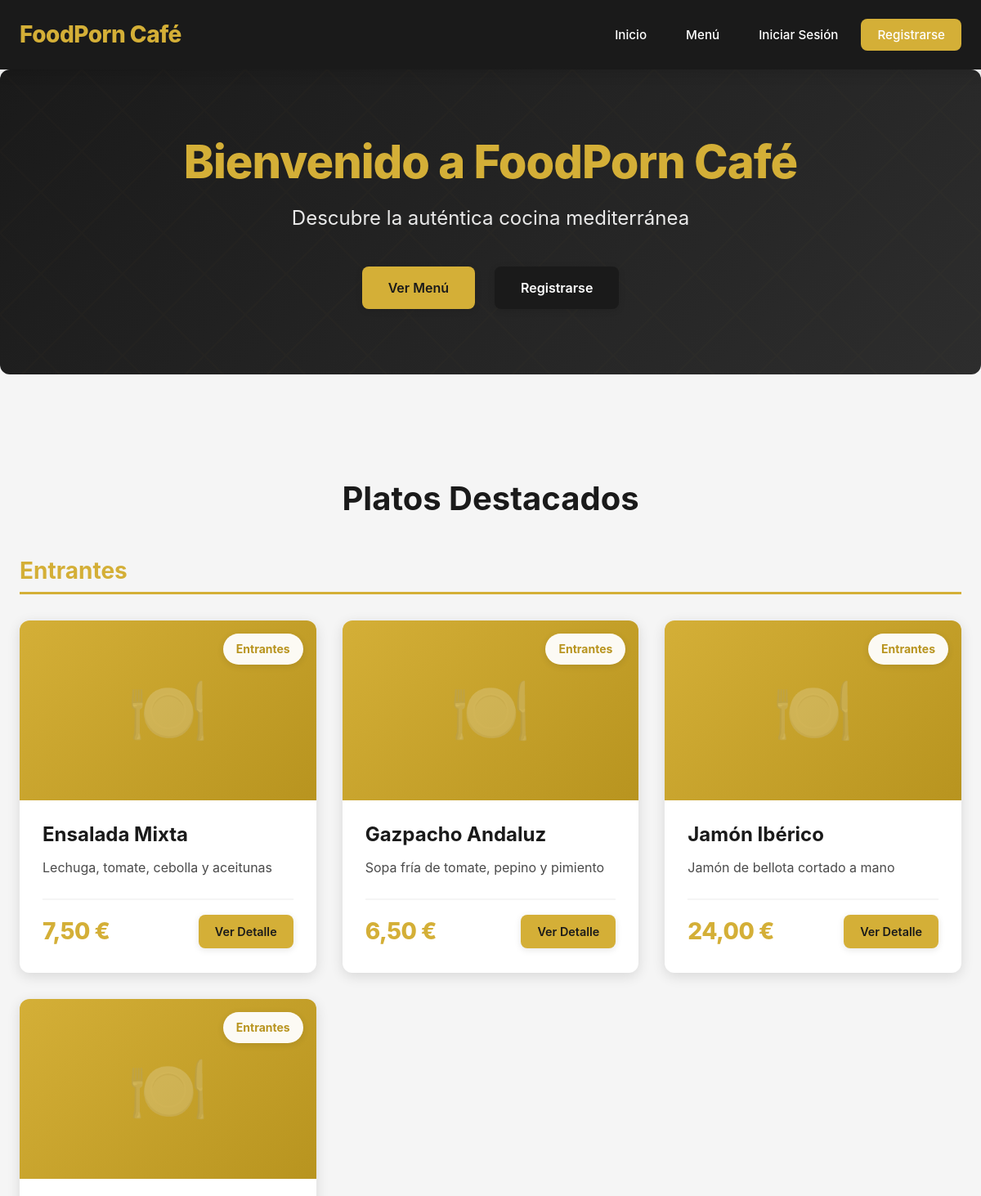
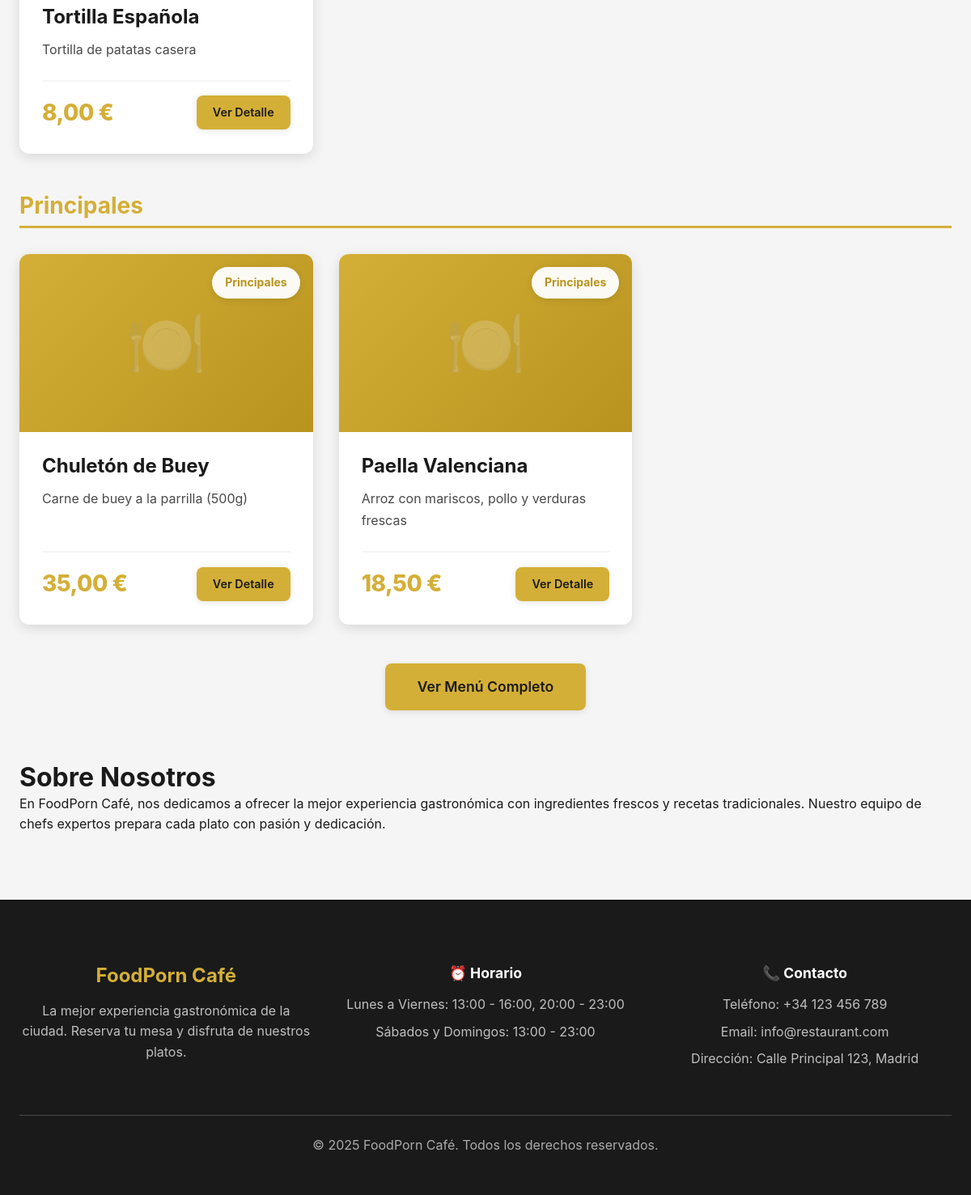
The page / on the database its author committed (2 pictures, top to bottom).
### tables this page shows
CREATE TABLE IF NOT EXISTS platos (
    id INT AUTO_INCREMENT PRIMARY KEY,
    nombre VARCHAR(150) NOT NULL,
    descripcion TEXT,
    precio DECIMAL(10, 2) NOT NULL,
    categoria VARCHAR(50),
    imagen VARCHAR(255),
    activo BOOLEAN DEFAULT TRUE,
    es_menu_dia BOOLEAN DEFAULT FALSE,
    fecha_creacion TIMESTAMP DEFAULT CURRENT_TIMESTAMP,
    INDEX idx_categoria (categoria),
    INDEX idx_activo (activo),
    INDEX idx_menu_dia (es_menu_dia)
);

### src/controllers/HomeController.php (called while the page is built)
<?php
class HomeController {
    public function index() {
        $platoModel = new Plato();
        $platosDestacados = $platoModel->obtenerActivos(6, 0);
        require_once SRC_PATH . '/views/home/index.php';
    }
}

### public/index.php (called while the page is built, shortened)
<?php
require_once SRC_PATH . '/config/database.php';
require_once SRC_PATH . '/utils/helpers.php';
require_once SRC_PATH . '/models/Plato.php';
require_once SRC_PATH . '/controllers/HomeController.php';
require_once SRC_PATH . '/routes/web.php';
$uri = $_SERVER['REQUEST_URI'];
handleRoute($uri);

### src/utils/helpers.php (called while the page is built, shortened)
<?php
function isAuthenticated() {
    return isset($_SESSION['usuario_id']);
}
function formatearPrecio($precio) {
    return number_format($precio, 2, ',', '.') . ' €';
}

### src/config/database.php (called while the page is built, shortened)
<?php
class Database {
    private static $instance = null;
    private $connection;
    private function __construct() {
        $host = $_ENV['DB_HOST'] ?? 'mysql';
        $dbname = $_ENV['DB_NAME'] ?? 'restaurant_db';
        $username = $_ENV['DB_USER'] ?? 'restaurant_user';
        $password = $_ENV['DB_PASSWORD'] ?? 'restaurant_pass123';
        try {
            $dsn = "mysql:host=$host;dbname=$dbname;charset=utf8mb4";
            $options = [
                PDO::ATTR_ERRMODE => PDO::ERRMODE_EXCEPTION,
                PDO::ATTR_DEFAULT_FETCH_MODE => PDO::FETCH_ASSOC,
                PDO::ATTR_EMULATE_PREPARES => false,
                PDO::MYSQL_ATTR_INIT_COMMAND => "SET NAMES utf8mb4 COLLATE utf8mb4_unicode_ci"
            ];
            $this->connection = new PDO($dsn, $username, $password, $options);
        } catch (PDOException $e) {
            die("Error de conexión a la base de datos: " . $e->getMessage());
        }
    }
    public static function getInstance() {
        if (self::$instance === null) {
            self::$instance = new self();
        }
        return self::$instance;
    }
    public function getConnection() {
        return $this->connection;
    }
}

### src/models/Plato.php (called while the page is built, shortened)
<?php
class Plato {
    private $db;
    public function __construct() {
        $this->db = Database::getInstance()->getConnection();
    }
    public function obtenerActivos($limite = 10, $offset = 0, $categoria = null) {
        $ordenCategorias = "CASE
            WHEN categoria = 'Entrantes' THEN 1
            WHEN categoria = 'Principales' THEN 2
            WHEN categoria = 'Postres' THEN 3
            ELSE 4
        END";
        if ($categoria) {
            $sql = "SELECT * FROM platos WHERE activo = TRUE AND categoria = :categoria
                    ORDER BY nombre LIMIT :limite OFFSET :offset";
            $stmt = $this->db->prepare($sql);
            $stmt->bindValue(':categoria', $categoria, PDO::PARAM_STR);
        } else {
            $sql = "SELECT * FROM platos WHERE activo = TRUE ORDER BY $ordenCategorias, nombre LIMIT :limite OFFSET :offset";
            $stmt = $this->db->prepare($sql);
        }
        $stmt->bindValue(':limite', $limite, PDO::PARAM_INT);
        $stmt->bindValue(':offset', $offset, PDO::PARAM_INT);
        $stmt->execute();
        return $stmt->fetchAll();
    }
}

### src/views/home/index.php (the view, shortened to what this page needs)
<?php
include SRC_PATH . '/views/layout/header.php';
?>
<section class="hero">
    <div class="container">
        <h1>Bienvenido a <?php echo APP_NAME; ?></h1>
        <p class="hero-subtitle">Descubre la auténtica cocina mediterránea</p>
        <div class="hero-buttons">
            <a href="<?php echo APP_URL; ?>/menu" class="btn btn-primary">Ver Menú</a>
            <?php if (isAuthenticated()): ?>
                <a href="<?php echo APP_URL; ?>/reservas/nueva" class="btn btn-secondary">Hacer Reserva</a>
            <?php else: ?>
                <a href="<?php echo APP_URL; ?>/registro" class="btn btn-secondary">Registrarse</a>
            <?php endif; ?>
        </div>
    </div>
</section>
<section class="featured-dishes">
    <div class="container">
        <h2 style="text-align: center; font-size: 2.5rem; margin-bottom: 3rem; color: var(--text-primary);">Platos Destacados</h2>
        <?php
        $platosPorCategoria = [];
        foreach ($platosDestacados as $plato) {
            $categoria = $plato['categoria'];
            if (!isset($platosPorCategoria[$categoria])) {
                $platosPorCategoria[$categoria] = [];
            }
            $platosPorCategoria[$categoria][] = $plato;
        }
        $ordenCategorias = ['Entrantes', 'Principales', 'Postres'];
        foreach ($ordenCategorias as $categoria):
            if (!isset($platosPorCategoria[$categoria])) continue;
        ?>
            <div class="categoria-section" style="margin-bottom: 3rem;">
                <h3 style="font-size: 1.75rem; color: var(--primary-color); margin-bottom: 1.5rem; padding-bottom: 0.5rem; border-bottom: 3px solid var(--primary-color);">
                    <?php echo htmlspecialchars($categoria, ENT_QUOTES, 'UTF-8'); ?>
                </h3>
                <div class="dishes-grid">
                    <?php foreach ($platosPorCategoria[$categoria] as $plato): ?>
                        <div class="dish-card-modern">
                            <div class="dish-image-modern">
                                <span class="dish-category-badge"><?php echo htmlspecialchars($plato['categoria'], ENT_QUOTES, 'UTF-8'); ?></span>
                            </div>
                            <div class="dish-content">
                                <h4 class="dish-title"><?php echo htmlspecialchars($plato['nombre'], ENT_QUOTES, 'UTF-8'); ?></h4>
                                <p class="dish-description"><?php echo htmlspecialchars($plato['descripcion'], ENT_QUOTES, 'UTF-8'); ?></p>
                                <div class="dish-footer-modern">
                                    <span class="price-modern"><?php echo formatearPrecio($plato['precio']); ?></span>
                                    <a href="<?php echo APP_URL; ?>/menu/<?php echo $plato['id']; ?>" class="btn btn-small btn-primary">Ver Detalle</a>
                                </div>
                            </div>
                        </div>
                    <?php endforeach; ?>
                </div>
            </div>
        <?php endforeach; ?>
        <div style="text-align: center; margin-top: 3rem;">
            <a href="<?php echo APP_URL; ?>/menu" class="btn btn-primary" style="padding: 1rem 2.5rem; font-size: 1.1rem;">Ver Menú Completo</a>
        </div>
    </div>
</section>
<section class="about">
    <div class="container">
        <h2>Sobre Nosotros</h2>
        <p>En <?php echo APP_NAME; ?>, nos dedicamos a ofrecer la mejor experiencia gastronómica con ingredientes frescos y recetas tradicionales. Nuestro equipo de chefs expertos prepara cada plato con pasión y dedicación.</p>
    </div>
</section>
<?php include SRC_PATH . '/views/layout/footer.php'; ?>

### src/routes/web.php (shortened to what this page needs)
<?php
function handleRoute($uri) {
    $uri = strtok($uri, '?');
    $uri = rtrim($uri, '/');
    if ($uri === '') {
        $uri = '/';
    }
    if ($uri === '/' || $uri === '') {
        $controller = new HomeController();
        $controller->index();
        return;
    }
}

### src/views/layout/header.php (shortened to what this page needs)
<!DOCTYPE html>
<html lang="es">
<head>
    <link rel="stylesheet" href="<?php echo APP_URL; ?>/css/styles.css">
</head>
<body>
    <nav class="navbar">
        <div class="container">
            <a href="<?php echo APP_URL; ?>/" class="logo"><?php echo APP_NAME; ?></a>
            <ul class="nav-menu">
                <li><a href="<?php echo APP_URL; ?>/">Inicio</a></li>
                <li><a href="<?php echo APP_URL; ?>/menu">Menú</a></li>
                <?php if (isAuthenticated()): ?>
                    <li><a href="<?php echo APP_URL; ?>/reservas/nueva">Nueva Reserva</a></li>
                    <li><a href="<?php echo APP_URL; ?>/reservas/mis-reservas">Mis Reservas</a></li>
                    <?php if (isAdmin()): ?>
                        <li><a href="<?php echo APP_URL; ?>/admin">Panel Admin</a></li>
                    <?php endif; ?>
                    <li class="user-menu">
                        <span>Hola, <?php echo htmlspecialchars($_SESSION['usuario_nombre']); ?></span>
                        <a href="<?php echo APP_URL; ?>/logout" class="btn-logout">Cerrar Sesión</a>
                    </li>
                <?php else: ?>
                    <li><a href="<?php echo APP_URL; ?>/login">Iniciar Sesión</a></li>
                    <li><a href="<?php echo APP_URL; ?>/registro" class="btn-primary">Registrarse</a></li>
                <?php endif; ?>
            </ul>
        </div>
    </nav>
    <main class="main-content">

### src/views/layout/footer.php
</main>
<footer>
    <div class="container" style="max-width: 1400px;">
        <div style="display: grid; grid-template-columns: repeat(auto-fit, minmax(250px, 1fr)); gap: 2rem; padding: 2rem 0;">
            <div>
                <h3 style="color: var(--primary-color); margin-bottom: 1rem; font-size: 1.5rem;"><?php echo APP_NAME; ?></h3>
                <p style="color: rgba(255, 255, 255, 0.8); line-height: 1.6;">La mejor experiencia gastronómica de la ciudad. Reserva tu mesa y disfruta de nuestros platos.</p>
            </div>
            <div>
                <h4 style="color: white; margin-bottom: 1rem; font-size: 1.1rem;">⏰ Horario</h4>
                <p style="color: rgba(255, 255, 255, 0.8); margin: 0.5rem 0;">Lunes a Viernes: 13:00 - 16:00, 20:00 - 23:00</p>
                <p style="color: rgba(255, 255, 255, 0.8); margin: 0.5rem 0;">Sábados y Domingos: 13:00 - 23:00</p>
            </div>
            <div>
                <h4 style="color: white; margin-bottom: 1rem; font-size: 1.1rem;">📞 Contacto</h4>
                <p style="color: rgba(255, 255, 255, 0.8); margin: 0.5rem 0;">Teléfono: +34 123 456 789</p>
                <p style="color: rgba(255, 255, 255, 0.8); margin: 0.5rem 0;">Email: info@restaurant.com</p>
                <p style="color: rgba(255, 255, 255, 0.8); margin: 0.5rem 0;">Dirección: Calle Principal 123, Madrid</p>
            </div>
        </div>
        <div style="border-top: 1px solid rgba(255, 255, 255, 0.2); padding-top: 1.5rem; margin-top: 1rem;">
            <p style="color: rgba(255, 255, 255, 0.7); margin: 0;">&copy; <?php echo date('Y'); ?> <?php echo APP_NAME; ?>. Todos los derechos reservados.</p>
        </div>
    </div>
</footer>
</body>
</html>

### rows shown on the page
platos: categoria "Entrantes", nombre "Ensalada Mixta", descripcion "Lechuga, tomate, cebolla y aceitunas", precio "7,50 €"
platos: categoria "Entrantes", nombre "Gazpacho Andaluz", descripcion "Sopa fría de tomate, pepino y pimiento", precio "6,50 €"
platos: categoria "Entrantes", nombre "Jamón Ibérico", descripcion "Jamón de bellota cortado a mano", precio "24,00 €"
platos: categoria "Entrantes", nombre "Tortilla Española", descripcion "Tortilla de patatas casera", precio "8,00 €"
platos: categoria "Principales", nombre "Chuletón de Buey", descripcion "Carne de buey a la parrilla (500g)", precio "35,00 €"
platos: categoria "Principales", nombre "Paella Valenciana", descripcion "Arroz con mariscos, pollo y verduras frescas", precio "18,50 €"

### other values the page prints
APP_NAME "FoodPorn Café"
$categoria "Entrantes"
$categoria "Principales"
